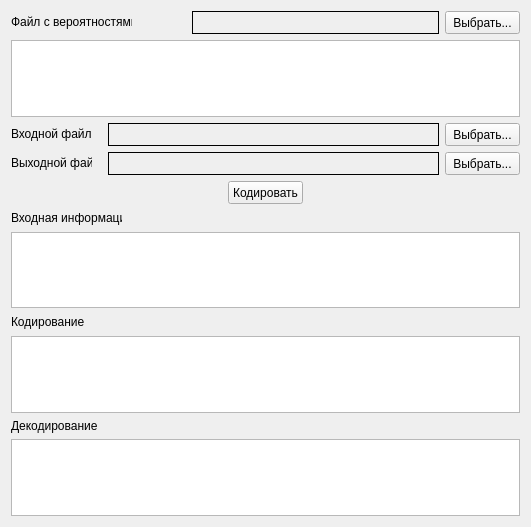
<?xml version="1.0" encoding="UTF-8"?>
<ui version="4.0">
 <class>MainWindow</class>
 <widget class="QMainWindow" name="MainWindow">
  <property name="geometry">
   <rect>
    <x>0</x>
    <y>0</y>
    <width>531</width>
    <height>527</height>
   </rect>
  </property>
  <property name="windowTitle">
   <string>Кодирование и сжатие данных</string>
  </property>
  <widget class="QWidget" name="centralWidget">
   <layout class="QGridLayout" name="gridLayout">
    <item row="10" column="0">
     <widget class="QLabel" name="label_6">
      <property name="text">
       <string>Декодирование</string>
      </property>
     </widget>
    </item>
    <item row="0" column="2" colspan="3">
     <widget class="QLabel" name="probab_path">
      <property name="frameShape">
       <enum>QFrame::Box</enum>
      </property>
      <property name="text">
       <string/>
      </property>
     </widget>
    </item>
    <item row="3" column="1" colspan="4">
     <widget class="QLabel" name="dst_path">
      <property name="frameShape">
       <enum>QFrame::Box</enum>
      </property>
      <property name="text">
       <string/>
      </property>
     </widget>
    </item>
    <item row="3" column="5">
     <widget class="QPushButton" name="pushButton_3">
      <property name="sizePolicy">
       <sizepolicy hsizetype="Fixed" vsizetype="Fixed">
        <horstretch>0</horstretch>
        <verstretch>0</verstretch>
       </sizepolicy>
      </property>
      <property name="minimumSize">
       <size>
        <width>75</width>
        <height>23</height>
       </size>
      </property>
      <property name="maximumSize">
       <size>
        <width>75</width>
        <height>23</height>
       </size>
      </property>
      <property name="text">
       <string>Выбрать...</string>
      </property>
     </widget>
    </item>
    <item row="2" column="5">
     <widget class="QPushButton" name="pushButton_2">
      <property name="sizePolicy">
       <sizepolicy hsizetype="Fixed" vsizetype="Fixed">
        <horstretch>0</horstretch>
        <verstretch>0</verstretch>
       </sizepolicy>
      </property>
      <property name="minimumSize">
       <size>
        <width>75</width>
        <height>23</height>
       </size>
      </property>
      <property name="maximumSize">
       <size>
        <width>75</width>
        <height>23</height>
       </size>
      </property>
      <property name="text">
       <string>Выбрать...</string>
      </property>
     </widget>
    </item>
    <item row="0" column="5">
     <widget class="QPushButton" name="pushButton">
      <property name="sizePolicy">
       <sizepolicy hsizetype="Fixed" vsizetype="Fixed">
        <horstretch>0</horstretch>
        <verstretch>0</verstretch>
       </sizepolicy>
      </property>
      <property name="minimumSize">
       <size>
        <width>75</width>
        <height>23</height>
       </size>
      </property>
      <property name="maximumSize">
       <size>
        <width>75</width>
        <height>23</height>
       </size>
      </property>
      <property name="text">
       <string>Выбрать...</string>
      </property>
     </widget>
    </item>
    <item row="6" column="0" colspan="2">
     <widget class="QLabel" name="label_4">
      <property name="sizePolicy">
       <sizepolicy hsizetype="Fixed" vsizetype="Fixed">
        <horstretch>0</horstretch>
        <verstretch>0</verstretch>
       </sizepolicy>
      </property>
      <property name="minimumSize">
       <size>
        <width>111</width>
        <height>16</height>
       </size>
      </property>
      <property name="maximumSize">
       <size>
        <width>111</width>
        <height>16</height>
       </size>
      </property>
      <property name="text">
       <string>Входная информация</string>
      </property>
     </widget>
    </item>
    <item row="9" column="0" colspan="6">
     <widget class="QTextBrowser" name="dsttext"/>
    </item>
    <item row="3" column="0">
     <widget class="QLabel" name="label_3">
      <property name="sizePolicy">
       <sizepolicy hsizetype="Fixed" vsizetype="Fixed">
        <horstretch>0</horstretch>
        <verstretch>0</verstretch>
       </sizepolicy>
      </property>
      <property name="minimumSize">
       <size>
        <width>81</width>
        <height>16</height>
       </size>
      </property>
      <property name="maximumSize">
       <size>
        <width>81</width>
        <height>16</height>
       </size>
      </property>
      <property name="text">
       <string>Выходной файл</string>
      </property>
     </widget>
    </item>
    <item row="2" column="1" colspan="4">
     <widget class="QLabel" name="src_path">
      <property name="frameShape">
       <enum>QFrame::Box</enum>
      </property>
      <property name="text">
       <string/>
      </property>
     </widget>
    </item>
    <item row="2" column="0">
     <widget class="QLabel" name="label_2">
      <property name="sizePolicy">
       <sizepolicy hsizetype="Fixed" vsizetype="Fixed">
        <horstretch>0</horstretch>
        <verstretch>0</verstretch>
       </sizepolicy>
      </property>
      <property name="minimumSize">
       <size>
        <width>91</width>
        <height>16</height>
       </size>
      </property>
      <property name="maximumSize">
       <size>
        <width>91</width>
        <height>16</height>
       </size>
      </property>
      <property name="text">
       <string>Входной файл</string>
      </property>
     </widget>
    </item>
    <item row="8" column="0" colspan="4">
     <widget class="QLabel" name="label_5">
      <property name="sizePolicy">
       <sizepolicy hsizetype="Fixed" vsizetype="Fixed">
        <horstretch>0</horstretch>
        <verstretch>0</verstretch>
       </sizepolicy>
      </property>
      <property name="minimumSize">
       <size>
        <width>121</width>
        <height>16</height>
       </size>
      </property>
      <property name="maximumSize">
       <size>
        <width>121</width>
        <height>16</height>
       </size>
      </property>
      <property name="text">
       <string>Кодирование</string>
      </property>
     </widget>
    </item>
    <item row="7" column="0" colspan="6">
     <widget class="QTextBrowser" name="srctext"/>
    </item>
    <item row="4" column="0" colspan="6" alignment="Qt::AlignHCenter">
     <widget class="QPushButton" name="pushButton_4">
      <property name="sizePolicy">
       <sizepolicy hsizetype="Fixed" vsizetype="Fixed">
        <horstretch>0</horstretch>
        <verstretch>0</verstretch>
       </sizepolicy>
      </property>
      <property name="minimumSize">
       <size>
        <width>75</width>
        <height>23</height>
       </size>
      </property>
      <property name="maximumSize">
       <size>
        <width>75</width>
        <height>23</height>
       </size>
      </property>
      <property name="text">
       <string>Кодировать</string>
      </property>
     </widget>
    </item>
    <item row="0" column="0" colspan="2">
     <widget class="QLabel" name="label">
      <property name="sizePolicy">
       <sizepolicy hsizetype="Fixed" vsizetype="Fixed">
        <horstretch>0</horstretch>
        <verstretch>0</verstretch>
       </sizepolicy>
      </property>
      <property name="minimumSize">
       <size>
        <width>121</width>
        <height>16</height>
       </size>
      </property>
      <property name="maximumSize">
       <size>
        <width>121</width>
        <height>16</height>
       </size>
      </property>
      <property name="text">
       <string>Файл с вероятностями</string>
      </property>
     </widget>
    </item>
    <item row="1" column="0" colspan="6">
     <widget class="QTableView" name="tableView"/>
    </item>
    <item row="11" column="0" colspan="6">
     <widget class="QTextBrowser" name="dcdtext"/>
    </item>
   </layout>
  </widget>
 </widget>
 <layoutdefault spacing="6" margin="11"/>
 <resources/>
 <connections/>
</ui>
